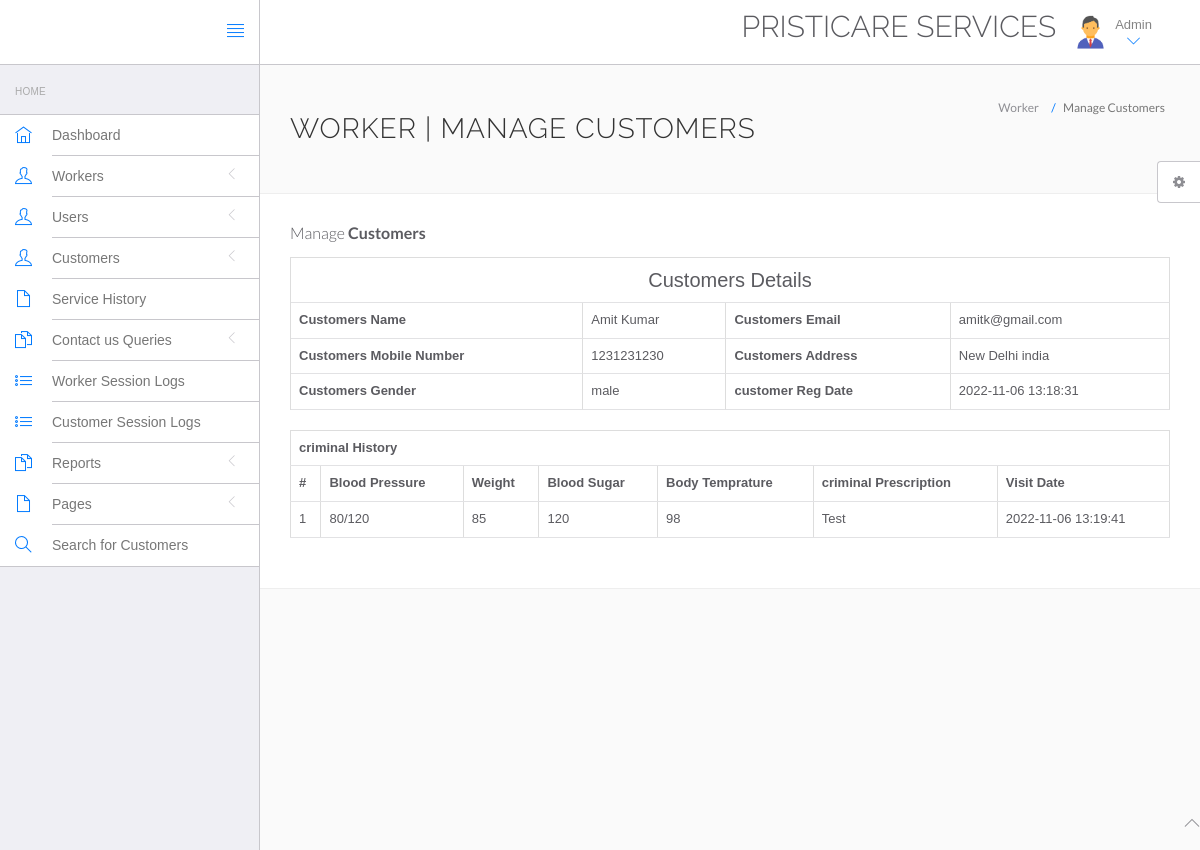
The app's page /PristiCare/hms/admin/view-customer.php?viewid=1 (signed in) with its own data.
### tables this page shows
CREATE TABLE `tblcustomer` (
  `ID` int(10) NOT NULL,
  `Docid` int(10) DEFAULT NULL,
  `customerName` varchar(200) DEFAULT NULL,
  `customerContno` bigint(10) DEFAULT NULL,
  `customerEmail` varchar(200) DEFAULT NULL,
  `customerGender` varchar(50) DEFAULT NULL,
  `customerAdd` mediumtext DEFAULT NULL,
  `customerAge` int(10) DEFAULT NULL,
  `customerMedhis` mediumtext DEFAULT NULL,
  `CreationDate` timestamp NULL DEFAULT current_timestamp(),
  `UpdationDate` timestamp NULL DEFAULT NULL ON UPDATE current_timestamp()
);

CREATE TABLE `tblcriminalhistory` (
  `ID` int(10) NOT NULL,
  `customerID` int(10) DEFAULT NULL,
  `BloodPressure` varchar(200) DEFAULT NULL,
  `BloodSugar` varchar(200) NOT NULL,
  `Weight` varchar(100) DEFAULT NULL,
  `Temperature` varchar(200) DEFAULT NULL,
  `criminalPres` mediumtext DEFAULT NULL,
  `CreationDate` timestamp NOT NULL DEFAULT current_timestamp() ON UPDATE current_timestamp()
);

### PristiCare/hms/admin/view-customer.php (the view, shortened to what this page needs)
<?php
include('include/config.php');
if(strlen($_SESSION['id']==0)) {
 header('location:logout.php');
  } else{
?>
<!DOCTYPE html>
<html lang="en">
	<head>
		<link rel="stylesheet" href="vendor/bootstrap/css/bootstrap.min.css">
		<link rel="stylesheet" href="vendor/fontawesome/css/font-awesome.min.css">
		<link rel="stylesheet" href="vendor/themify-icons/themify-icons.min.css">
		<link href="vendor/animate.css/animate.min.css" rel="stylesheet" media="screen">
		<link href="vendor/perfect-scrollbar/perfect-scrollbar.min.css" rel="stylesheet" media="screen">
		<link href="vendor/switchery/switchery.min.css" rel="stylesheet" media="screen">
		<link href="vendor/bootstrap-touchspin/jquery.bootstrap-touchspin.min.css" rel="stylesheet" media="screen">
		<link href="vendor/select2/select2.min.css" rel="stylesheet" media="screen">
		<link href="vendor/bootstrap-datepicker/bootstrap-datepicker3.standalone.min.css" rel="stylesheet" media="screen">
		<link href="vendor/bootstrap-timepicker/bootstrap-timepicker.min.css" rel="stylesheet" media="screen">
		<link rel="stylesheet" href="assets/css/styles.css">
		<link rel="stylesheet" href="assets/css/plugins.css">
		<link rel="stylesheet" href="assets/css/themes/theme-1.css" id="skin_color" />
	</head>
	<body>
		<div id="app">
<?php include('include/sidebar.php');?>
<div class="app-content">
<?php include('include/header.php');?>
<div class="main-content" >
<div class="wrap-content container" id="container">
<section id="page-title">
<div class="row">
<div class="col-sm-8">
<h1 class="mainTitle">Worker | Manage Customers</h1>
</div>
<ol class="breadcrumb">
<li>
<span>Worker</span>
</li>
<li class="active">
<span>Manage Customers</span>
</li>
</ol>
</div>
</section>
<div class="container-fluid container-fullw bg-white">
<div class="row">
<div class="col-md-12">
<h5 class="over-title margin-bottom-15">Manage <span class="text-bold">Customers</span></h5>
<?php
                               $vid=$_GET['viewid'];
                               $ret=mysqli_query($con,"select * from tblcustomer where ID='$vid'");
$cnt=1;
while ($row=mysqli_fetch_array($ret)) {
                               ?>
<table border="1" class="table table-bordered">
 <tr align="center">
<td colspan="4" style="font-size:20px;color:blue">
Customers Details</td></tr>
    <tr>
    <th scope>Customers Name</th>
    <td><?php  echo $row['customerName'];?></td>
    <th scope>Customers Email</th>
    <td><?php  echo $row['customerEmail'];?></td>
  </tr>
  <tr>
    <th scope>Customers Mobile Number</th>
    <td><?php  echo $row['customerContno'];?></td>
    <th>Customers Address</th>
    <td><?php  echo $row['customerAdd'];?></td>
  </tr>
    <tr>
    <th>Customers Gender</th>
    <td><?php  echo $row['customerGender'];?></td>
    <th>customer Reg Date</th>
    <td><?php  echo $row['CreationDate'];?></td>
  </tr>
<?php }?>
</table>
<?php
$ret=mysqli_query($con,"select * from tblcriminalhistory  where customerID='$vid'");
 ?>
<table id="datatable" class="table table-bordered dt-responsive nowrap" style="border-collapse: collapse; border-spacing: 0; width: 100%;">
  <tr align="center">
   <th colspan="8" >criminal History</th>
  </tr>
  <tr>
    <th>#</th>
<th>Blood Pressure</th>
<th>Weight</th>
<th>Blood Sugar</th>
<th>Body Temprature</th>
<th>criminal Prescription</th>
<th>Visit Date</th>
</tr>
<?php
while ($row=mysqli_fetch_array($ret)) {
  ?>
<tr>
  <td><?php echo $cnt;?></td>
 <td><?php  echo $row['BloodPressure'];?></td>
 <td><?php  echo $row['Weight'];?></td>
 <td><?php  echo $row['BloodSugar'];?></td>
  <td><?php  echo $row['Temperature'];?></td>
  <td><?php  echo $row['criminalPres'];?></td>
  <td><?php  echo $row['CreationDate'];?></td>
</tr>
<?php $cnt=$cnt+1;} ?>
</table>
</div>
</div>
</div>
</div>
</div>
</div>
</div>
	<?php include('include/footer.php');?>
	<?php include('include/setting.php');?>
	</body>
</html>
<?php } ?>

### PristiCare/hms/admin/assets/css/themes/theme-1.css (style rules this page uses)
body { background: #FAFAFA; }

### records on screen
tblcustomer: customerName "Amit Kumar", customerEmail "amitk@gmail.com", customerContno "1231231230", customerAdd "New Delhi india", customerGender "male", CreationDate "2022-11-06 13:18:31"
tblcriminalhistory: BloodPressure "80/120", Weight "85", BloodSugar "120", Temperature "98", criminalPres "Test", CreationDate "2022-11-06 13:19:41"
